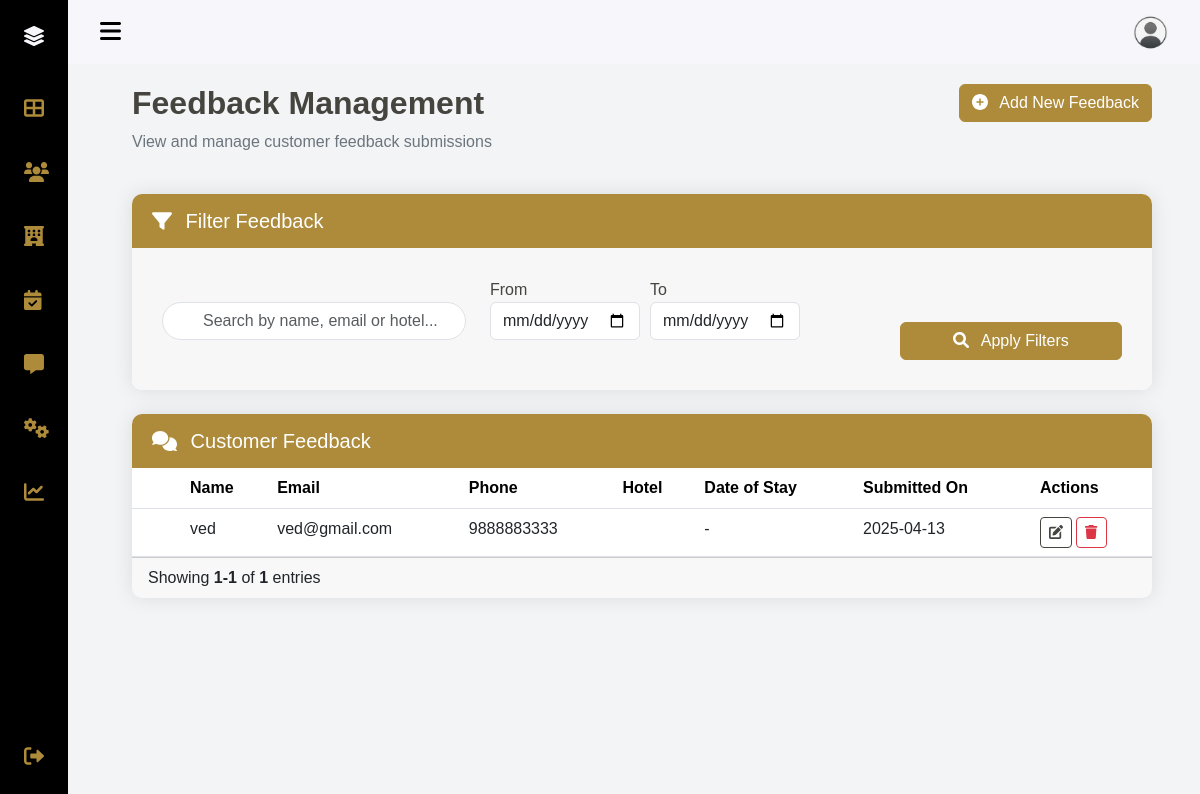
/admin/feedback.php (signed in), run on the app's committed database.
### tables this page shows
CREATE TABLE `feedback` (
  `id` int NOT NULL,
  `name` varchar(100) NOT NULL,
  `email` varchar(100) NOT NULL,
  `hotel` varchar(100) DEFAULT NULL,
  `date_of_stay` date DEFAULT NULL,
  `phone` varchar(15) NOT NULL,
  `comments` text,
  `created_at` timestamp NULL DEFAULT CURRENT_TIMESTAMP
);

### admin/feedback.php (the view, shortened to what this page needs)
<?php
require("header.php");
$records_per_page = 10;
$page = isset($_GET['page']) ? intval($_GET['page']) : 1;
$offset = ($page - 1) * $records_per_page;
$where_clause = "1=1";
$search = isset($_GET['search']) ? mysqli_real_escape_string($conn, $_GET['search']) : '';
$from_date = isset($_GET['from_date']) ? mysqli_real_escape_string($conn, $_GET['from_date']) : '';
$to_date = isset($_GET['to_date']) ? mysqli_real_escape_string($conn, $_GET['to_date']) : '';
$sort_by = isset($_GET['sort_by']) ? mysqli_real_escape_string($conn, $_GET['sort_by']) : 'created_at DESC';
$count_sql = "SELECT COUNT(*) as total FROM feedback WHERE $where_clause";
$count_result = mysqli_query($conn, $count_sql);
$count_row = mysqli_fetch_assoc($count_result);
$total_records = $count_row['total'];
$sql = "SELECT * FROM feedback WHERE $where_clause ORDER BY $sort_by LIMIT $offset, $records_per_page";
$result = mysqli_query($conn, $sql);
?>
<div class="hotel-content-wrapper">
    <div class="container-fluid">
        <div class="row mb-4 animate__animated animate__fadeIn">
            <div class="col-md-8">
                <h2 class="hotel-title">Feedback Management</h2>
                <p class="hotel-subtitle">View and manage customer feedback submissions</p>
            </div>
            <div class="col-md-4 text-end">
                <button class="hotel-btn-primary btn" data-bs-toggle="modal" data-bs-target="#addFeedbackModal">
                    <i class="fa fa-plus-circle me-2"></i> Add New Feedback
                </button>
            </div>
        </div>
        <div class="card hotel-card mb-4 animate__animated animate__fadeIn animate__delay-1s">
            <div class="card-header hotel-card-header">
                <h5 class="mb-0"><i class="fa fa-filter me-2"></i> Filter Feedback</h5>
            </div>
            <div class="card-body hotel-card-body">
                <form method="GET" action="">
                    <div class="row">
                        <div class="col-md-4">
                            <div class="hotel-search-box">
                                <input type="text" name="search" class="form-control hotel-input mt-4" placeholder="Search by name, email or hotel..." value="<?php echo htmlspecialchars($search); ?>">
                            </div>
                        </div>
                        <div class="col-md-5">
                            <div class="hotel-date-range">
                                <div>
                                    <label class="hotel-form-label">From</label>
                                    <input type="date" name="from_date" class="form-control hotel-input" value="<?php echo htmlspecialchars($from_date); ?>">
                                </div>
                                <div>
                                    <label class="hotel-form-label">To</label>
                                    <input type="date" name="to_date" class="form-control hotel-input" value="<?php echo htmlspecialchars($to_date); ?>">
                                </div>
                            </div>
                        </div>
                        <div class="col-md-3 d-flex align-items-end">
                            <button type="submit" class="hotel-btn-primary btn w-100">
                                <i class="fa fa-search me-2"></i> Apply Filters
                            </button>
                        </div>
                    </div>
                </form>
            </div>
        </div>
        <div class="card hotel-card animate__animated animate__fadeIn animate__delay-2s">
            <div class="card-header hotel-card-header d-flex justify-content-between align-items-center">
                <h5 class="mb-0"><i class="fa fa-comments me-2"></i> Customer Feedback</h5>
            </div>
            <div class="card-body p-0">
                <form id="bulkActionForm" method="POST">
                    <div class="hotel-table-responsive">
                        <table class="table hotel-table-striped hotel-feedback-table mb-0 ">
                            <thead>
                                <tr class="hotel-table-header">
                                    <th scope="col" width="50">
                                    </th>
                                    <th scope="col">Name</th>
                                    <th scope="col">Email</th>
                                    <th scope="col">Phone</th>
                                    <th scope="col">Hotel</th>
                                    <th scope="col">Date of Stay</th>
                                    <th scope="col">Submitted On</th>
                                    <th scope="col" width="120">Actions</th>
                                </tr>
                            </thead>
                            <tbody>
                                <?php if (mysqli_num_rows($result) > 0): ?>
                                    <?php while ($row = mysqli_fetch_assoc($result)): ?>
                                        <tr class="animate__animated animate__fadeIn">
                                            <td>
                                            </td>
                                            <td><?php echo htmlspecialchars($row['name']); ?></td>
                                            <td><?php echo htmlspecialchars($row['email']); ?></td>
                                            <td><?php echo htmlspecialchars($row['phone']); ?></td>
                                            <td><?php echo htmlspecialchars($row['hotel']); ?></td>
                                            <td><?php echo $row['date_of_stay'] ? date('Y-m-d', strtotime($row['date_of_stay'])) : '-'; ?></td>
                                            <td><?php echo date('Y-m-d', strtotime($row['created_at'])); ?></td>
                                            <td class="hotel-feedback-actions">
                                                <button type="button" class="btn btn-sm hotel-action-btn-secondary edit-btn"
                                                    data-id="<?php echo $row['id']; ?>"
                                                    data-name="<?php echo htmlspecialchars($row['name']); ?>"
                                                    data-email="<?php echo htmlspecialchars($row['email']); ?>"
                                                    data-phone="<?php echo htmlspecialchars($row['phone']); ?>"
                                                    data-hotel="<?php echo htmlspecialchars($row['hotel']); ?>"
                                                    data-date="<?php echo $row['date_of_stay'] ? date('Y-m-d', strtotime($row['date_of_stay'])) : ''; ?>"
                                                    data-comments="<?php echo htmlspecialchars($row['comments']); ?>"
                                                    data-bs-toggle="modal" data-bs-target="#editFeedbackModal">
                                                    <i class="fa fa-edit"></i>
                                                </button>
                                                <button type="button" class="btn btn-sm hotel-action-btn-danger delete-btn"
                                                    data-id="<?php echo $row['id']; ?>"
                                                    data-name="<?php echo htmlspecialchars($row['name']); ?>">
                                                    <i class="fa fa-trash"></i>
                                                </button>
                                            </td>
                                        </tr>
                                    <?php endwhile; ?>
                                <?php else: ?>
                                    <tr class="animate__animated animate__fadeIn">
                                        <td colspan="8" class="text-center py-4">No feedback records found</td>
                                    </tr>
                                <?php endif; ?>
                            </tbody>
                        </table>
                    </div>
                </form>
            </div>
            <div class="card-footer">
                <div class="d-flex justify-content-between align-items-center">
                    <div>Showing <strong><?php echo $total_records > 0 ? $offset + 1 : 0; ?>-<?php echo min($offset + $records_per_page, $total_records); ?></strong> of <strong><?php echo $total_records; ?></strong> entries</div>
                </div>
            </div>
        </div>
    </div>
</div>
<?php require_once 'footer.php'; ?>

### admin/css/index.css (style rules this page uses)
:root { --primary-color: #ad8b3a; --secondary-color: #45443F; --accent-light: #ffffff; --accent-dark: #000000; --bg-light: #f9f9f9; --bg-dark: #f3f4f6; }
body { background-color: var(--bg-dark); font-family: 'Arial', sans-serif; padding-top: 20px; }
.card { border: none; border-radius: 15px; overflow: hidden; transition: all 0.3s ease; }
.card-header { font-weight: bold; border-bottom: none; }
.card-body { background-color: var(--bg-light); color: var(--secondary-color); }

### admin/css/manage-hotels.css (style rules this page uses)
:root { --primary-color: #ad8b3a; --secondary-color: #45443F; --accent-light: #ffffff; --accent-dark: #000000; --bg-light: #f8f9fa; }
.hotel-card { border: none; border-radius: 15px; box-shadow: 0 10px 20px rgba(0, 0, 0, 0.1); overflow: hidden; }

### admin/css/manage-bookings.css (style rules this page uses)
:root { --primary-color: #ad8b3a; --secondary-color: #45443F; --accent-light: #ffffff; --accent-dark: #000000; --bg-light: #f8f9fa; }

### admin/css/platform-settings.css (style rules this page uses)
.card { border: none; box-shadow: 0 4px 6px rgba(0, 0, 0, 0.1); }

### admin/css/revenue-analytics.css (style rules this page uses)
:root { --primary-color: #ad8b3a; --secondary-color: #45443F; --accent-light: #ffffff; --accent-dark: #000000; --bg-light: #f7f7f7; --card-shadow: 0px 4px 15px rgba(0, 0, 0, 0.1); --card-hover-shadow: 0px 8px 20px rgba(0, 0, 0, 0.2); --transition-speed: 0.3s; }

### admin/css/feedback.css (style rules this page uses)
:root { --hotel-primary: #ad8b3a; --hotel-secondary: #45443F; --hotel-dark: #000; --hotel-light: #fff; }
.hotel-content-wrapper { margin-left: 0; padding: 20px; transition: margin-left 0.3s; }
.hotel-card { border: none; border-radius: 10px; box-shadow: 0 0 20px rgba(0, 0, 0, 0.1); overflow: hidden; }
.hotel-card-header { background-color: var(--hotel-primary); color: var(--hotel-light); padding: 15px 20px; border-bottom: none; }
.hotel-card-body { padding: 30px; }
.hotel-btn-primary { background-color: var(--hotel-primary); border-color: var(--hotel-primary); color: var(--hotel-light); }
.hotel-feedback-table { background-color: var(--hotel-light); width: 100%; }
.hotel-table-header { color: #000; }
.hotel-search-box { position: relative; margin-bottom: 20px; }
.hotel-search-box .hotel-input { padding-left: 40px; border-radius: 30px; }
.hotel-date-range { display: flex; gap: 10px; margin-bottom: 20px; }
.hotel-date-range .hotel-input { max-width: 150px; }
.hotel-form-label { font-weight: 500; color: var(--hotel-secondary); }
.hotel-table-responsive { overflow-x: auto; }
.hotel-title { font-weight: bold; color: var(--hotel-secondary); }
.hotel-subtitle { color: #6c757d; }
.hotel-action-btn-secondary { color: var(--hotel-secondary); background-color: transparent; border: 1px solid var(--hotel-secondary); }
.hotel-action-btn-danger { color: #dc3545; background-color: transparent; border: 1px solid #dc3545; }

### admin/header.php (style rules this page uses)
:root { --sidebar-header-height: 3rem; --sidebar-nav-width: 68px; --sidebar-bg-color: #000000; --sidebar-highlight-color: #ad8b3a; --sidebar-text-color: #F7F6FB; --sidebar-font-size: 1rem; --sidebar-z-index: 100; --transition-speed: 0.3s; }
* { box-sizing: border-box; }
body { margin: var(--sidebar-header-height) 0 0 0; padding: 0 1rem; font-size: var(--sidebar-font-size); transition: var(--transition-speed); }
@media screen and (min-width: 768px) { body { margin: calc(var(--sidebar-header-height) + 1rem) 0 0 0; padding-left: calc(var(--sidebar-nav-width) + 2rem); } }

### data on the page
feedback: name "ved", email "ved@gmail.com", phone "9888883333", created_at "2025-04-13"

### other printed values
$offset + 1 "1"
min($offset + $records_per_page, $total_records) "1"
$total_records "1"
